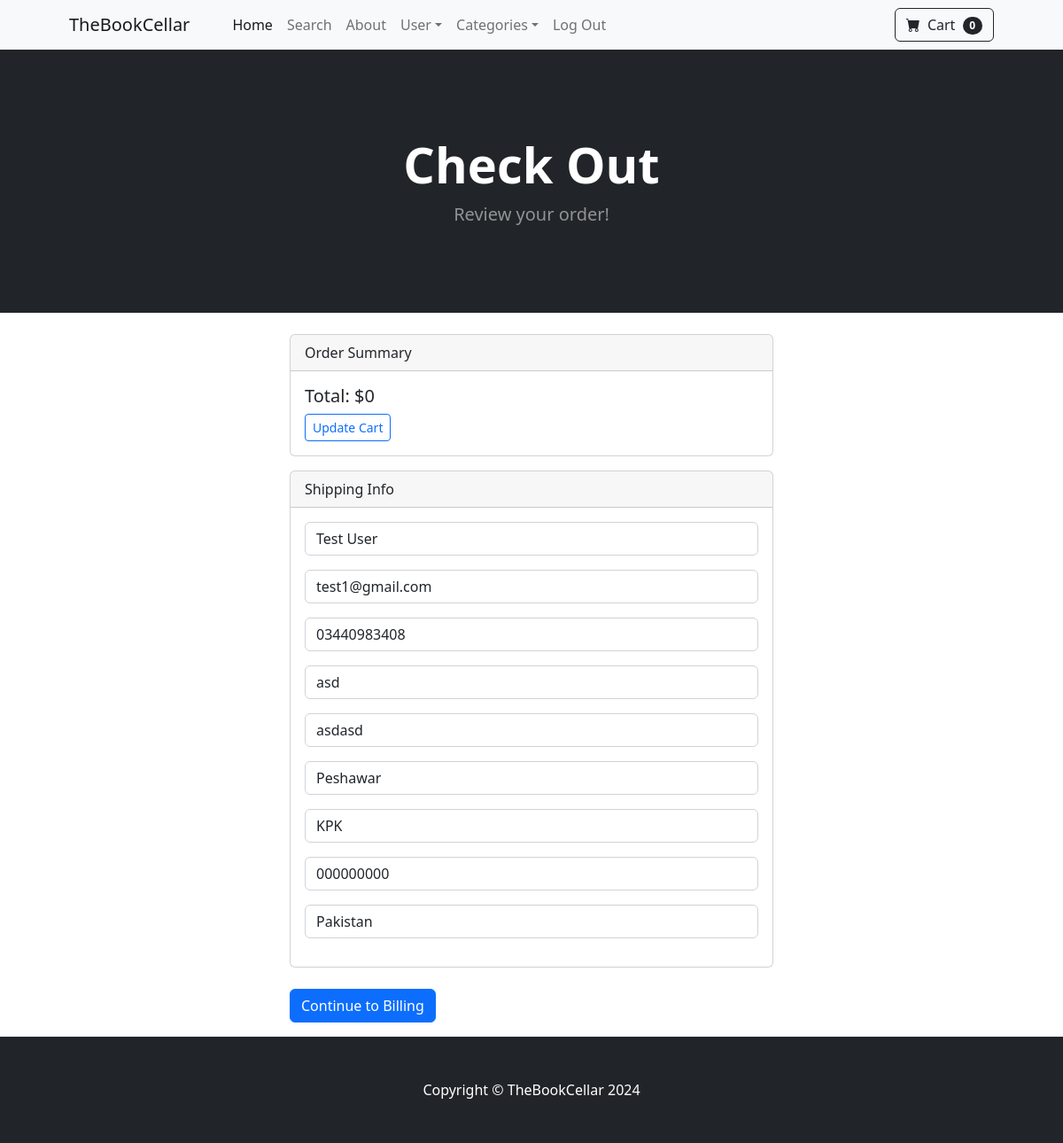
The page /payment/checkout/ (signed in) on the database as committed earlier.
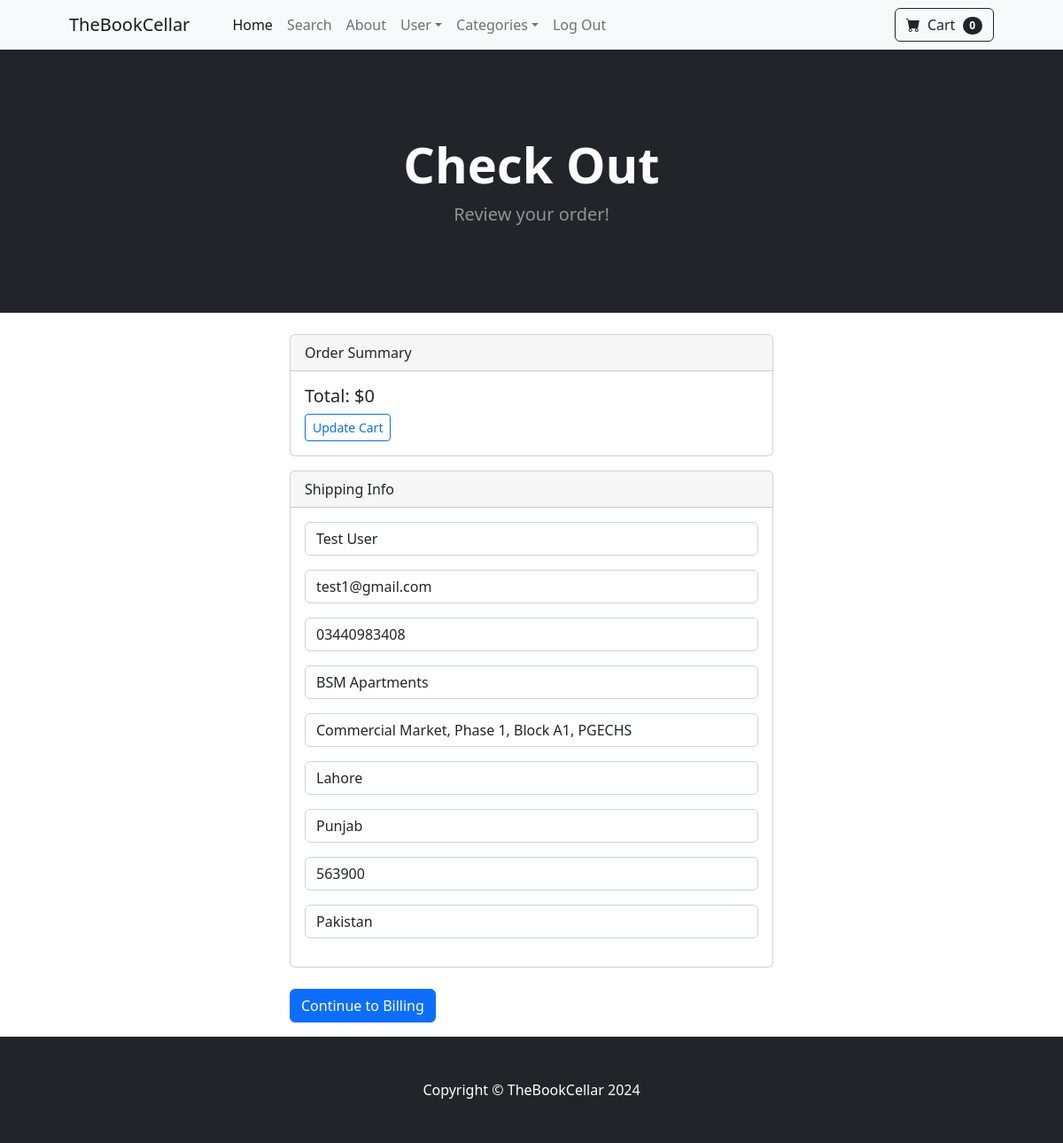
The same page on the database as committed later.
### payment/models.py (models this page shows, shortened)
class ShippingAddress(models.Model):
    shipping_user = models.ForeignKey(User, on_delete=models.CASCADE, null=True, blank=True)
    shipping_full_name = models.CharField(max_length=100)
    shipping_email = models.CharField(max_length=200)
    shipping_phone = models.CharField(max_length=12)
    shipping_address1 = models.CharField(max_length=200)
    shipping_address2 = models.CharField(max_length=200, null=True, blank=True)
    shipping_city = models.CharField(max_length=100)
    shipping_state = models.CharField(max_length=100, null=True, blank=True)
    shipping_zipcode = models.CharField(max_length=100, null=True, blank=True)
    shipping_country = models.CharField(max_length=100)
    class Meta:
        verbose_name_plural = 'Shipping Addresses'

### payment/views.py (the view)
# urls.py: path('checkout/', views.checkout, name="checkout"),
def checkout(request):
    cart = Cart(request)
    cart_products = cart.get_prods
    quantities = cart.get_quants
    totals = cart.cart_total
    if request.user.is_authenticated:
        shipping_user = ShippingAddress.objects.get(shipping_user_id=request.user.id)
        shipping_form = ShippingInfoForm(request.POST or None, instance=shipping_user)
        return render(request, 'payment/checkout.html', {'cart_products': cart_products, 'quantities':quantities, 'totals': totals, 'shipping_form':shipping_form})
    else:
        shipping_form = ShippingInfoForm(request.POST or None)
        return render(request, 'payment/checkout.html', {'cart_products': cart_products, 'quantities':quantities, 'totals': totals, 'shipping_form':shipping_form})

### cart/cart.py (called while the page is built, shortened)
    def __len__(self):
        return len(self.cart)

    def get_prods(self):
        product_ids = self.cart.keys()
        products = Product.objects.filter(id__in=product_ids)
        return products

    def cart_total(self):
        product_ids = self.cart.keys()
        products = Product.objects.filter(id__in=product_ids)
        total = 0
        return total

### cart/context_processors.py (called while the page is built)
def cart(request):
    return {'cart':Cart(request)}

### templates/payment/checkout.html (shortened to what this page needs)
{% extends 'core/base.html' %}
{% block content %}
<header class="bg-dark py-5">
    <div class="container px-4 px-lg-5 my-5">
        <div class="text-center text-white">
            <h1 class="display-4 fw-bolder">Check Out</h1>
            <p class="lead fw-normal text-white-50 mb-0">Review your order!</p>
        </div>
    </div>
</header>
<div class="container">
    <div class="row">
        <div class="col-md-6 offset-md-3 mb-3">
            <br>
            <div class="card mb-3">
                <div class="card-header">
                    Order Summary
                </div>
                <div class="card-body">
                    <h5>Total: ${{ totals }}</h5>
                    <a href="{% url 'cart_summary' %}" class="btn btn-sm btn-outline-primary">Update Cart</a>
                </div>
            </div>
            <div class="card">
                <div class="card-header">
                  Shipping Info
                </div>
                <div class="card-body">
                    <form method="POST" action="{% url 'billing_info' %}">
                        {{ shipping_form.as_p }}
                </div>
              </div>
            <br>
            <button type="submit" class="btn btn-primary"> Continue to Billing</a>
        </div>
    </div>
</div>
{% endblock %}

Rows that differ between the two databases and show on the page:
changed ShippingAddress "Test User": shipping_address1 "asd" → "BSM Apartments"; shipping_address2 "asdasd" → "Commercial Market, Phase 1, Block A1, PGECHS"; shipping_city "Peshawar" → "Lahore"; shipping_state "KPK" → "Punjab"; shipping_zipcode "000000000" → "563900"
